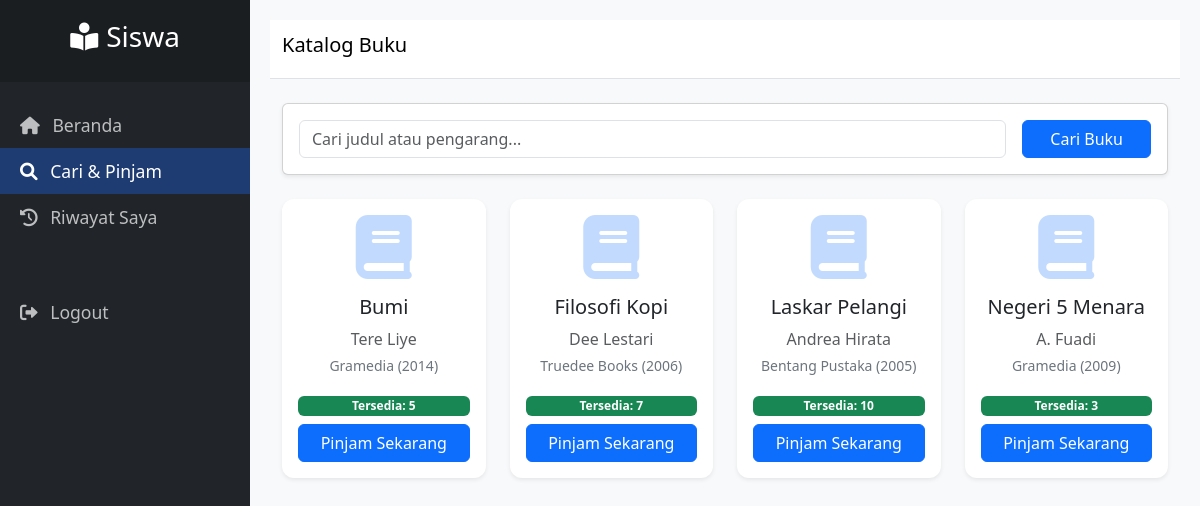
Page /user/pinjam.php (signed in) on the committed database.
### tables this page shows
CREATE TABLE IF NOT EXISTS buku (
    id_buku INT AUTO_INCREMENT PRIMARY KEY,
    judul VARCHAR(150) NOT NULL,
    pengarang VARCHAR(100) NOT NULL,
    penerbit VARCHAR(100) NOT NULL,
    tahun YEAR NOT NULL,
    stok INT NOT NULL DEFAULT 0,
    created_at TIMESTAMP DEFAULT CURRENT_TIMESTAMP
);

### user/pinjam.php (the view, shortened to what this page needs)
<?php
require '../koneksi.php';
$search = "";
if (isset($_GET['search'])) {
    $search = mysqli_real_escape_string($conn, $_GET['search']);
    $query_buku = "SELECT * FROM buku WHERE judul LIKE '%$search%' OR pengarang LIKE '%$search%' ORDER BY judul ASC";
} else {
    $query_buku = "SELECT * FROM buku ORDER BY judul ASC";
}
$result_buku = mysqli_query($conn, $query_buku);
?>
<!DOCTYPE html>
<html lang="en">
<head>
    <link href="https://cdn.jsdelivr.net/npm/bootstrap@5.3.0/dist/css/bootstrap.min.css" rel="stylesheet">
    <link rel="stylesheet" href="https://cdnjs.cloudflare.com/ajax/libs/font-awesome/6.0.0/css/all.min.css">
    <link rel="stylesheet" href="../assets/css/style.css">
</head>
<body>
<div id="wrapper">
    <nav id="sidebar">
        <div class="sidebar-header">
            <h3><i class="fas fa-book-reader me-2"></i>Siswa</h3>
        </div>
        <ul class="list-unstyled components">
            <li><a href="dashboard.php"><i class="fas fa-home me-2"></i> Beranda</a></li>
            <li class="active"><a href="pinjam.php"><i class="fas fa-search me-2"></i> Cari & Pinjam</a></li>
            <li><a href="riwayat.php"><i class="fas fa-history me-2"></i> Riwayat Saya</a></li>
            <li class="mt-5"><a href="../logout.php" onclick="return confirm('Yakin ingin logout?')"><i class="fas fa-sign-out-alt me-2"></i> Logout</a></li>
        </ul>
    </nav>
    <div id="content">
        <nav class="navbar navbar-expand-lg navbar-light bg-white border-bottom mb-4">
            <div class="container-fluid">
                <span class="navbar-brand h1">Katalog Buku</span>
            </div>
        </nav>
        <div class="container-fluid">
            <div class="card shadow-sm mb-4">
                <div class="card-body">
                    <form action="" method="GET" class="row g-3">
                        <div class="col-md-10">
                            <input type="text" name="search" class="form-control" placeholder="Cari judul atau pengarang..." value="<?= htmlspecialchars($search); ?>">
                        </div>
                        <div class="col-md-2">
                            <button type="submit" class="btn btn-primary w-100">Cari Buku</button>
                        </div>
                    </form>
                </div>
            </div>
            <div class="row">
                <?php if (mysqli_num_rows($result_buku) > 0) : ?>
                <?php while ($row = mysqli_fetch_assoc($result_buku)) : ?>
                <div class="col-md-4 col-lg-3 mb-4">
                    <div class="card h-100 book-card border-0 shadow-sm">
                        <div class="card-body d-flex flex-column text-center">
                            <div class="mb-3">
                                <i class="fas fa-book fa-4x text-primary opacity-25"></i>
                            </div>
                            <h5 class="card-title text-truncate" title="<?= $row['judul']; ?>"><?= $row['judul']; ?></h5>
                            <p class="card-text text-muted mb-1"><?= $row['pengarang']; ?></p>
                            <p class="small text-secondary"><?= $row['penerbit']; ?> (<?= $row['tahun']; ?>)</p>
                            <div class="mt-auto">
                                <div class="mb-2">
                                    <span class="badge <?= $row['stok'] > 0 ? 'bg-success' : 'bg-danger'; ?> w-100">
                                        <?= $row['stok'] > 0 ? "Tersedia: " . $row['stok'] : "Stok Habis"; ?>
                                    </span>
                                </div>
                                <button class="btn btn-primary w-100 btn-pinjam" data-id="<?= $row['id_buku']; ?>" data-judul="<?= $row['judul']; ?>" <?= $row['stok'] == 0 ? 'disabled' : ''; ?>>
                                    Pinjam Sekarang
                                </button>
                            </div>
                        </div>
                    </div>
                </div>
                <?php endwhile; ?>
                <?php endif; ?>
            </div>
        </div>
    </div>
</div>
</body>
</html>

### assets/css/style.css (style rules this page uses)
:root { --primary-blue: #1e3c72; --secondary-blue: #2a5298; --sidebar-width: 250px; --sidebar-bg: #212529; --card-shadow: 0 0.125rem 0.25rem rgba(0, 0, 0, 0.075); }
body { font-family: 'Segoe UI', Tahoma, Geneva, Verdana, sans-serif; background-color: #f8f9fa; }
#wrapper { display: flex; width: 100%; align-items: stretch; }
#sidebar { min-width: var(--sidebar-width); max-width: var(--sidebar-width); background: var(--sidebar-bg); color: #fff; transition: all 0.3s; min-height: 100vh; }
#sidebar .sidebar-header { padding: 20px; background: #1a1e21; text-align: center; }
#sidebar ul.components { padding: 20px 0; }
#sidebar ul li a { padding: 10px 20px; font-size: 1.1em; display: block; color: rgba(255,255,255,0.7); text-decoration: none; }
#sidebar ul li.active > a { color: #fff; background: var(--primary-blue); }
#content { width: 100%; padding: 20px; min-height: 100vh; transition: all 0.3s; }

### user/pinjam.php (style rules this page uses)
.book-card { transition: transform 0.2s; border-radius: 12px; }

### rows in the picture
buku: judul "Bumi", pengarang "Tere Liye", penerbit "Gramedia", tahun "2014", stok "5"
buku: judul "Filosofi Kopi", pengarang "Dee Lestari", penerbit "Truedee Books", tahun "2006", stok "7"
buku: judul "Laskar Pelangi", pengarang "Andrea Hirata", penerbit "Bentang Pustaka", tahun "2005", stok "10"
buku: judul "Negeri 5 Menara", pengarang "A. Fuadi", penerbit "Gramedia", tahun "2009", stok "3"
